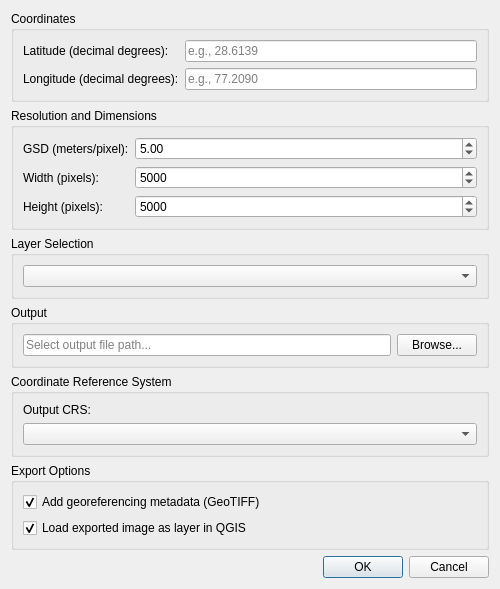
<ui version="4.0">
 <class>CustomMapDownloaderDialogBase</class>
 <widget class="QDialog" name="CustomMapDownloaderDialogBase">
  <property name="geometry">
   <rect>
    <x>0</x>
    <y>0</y>
    <width>500</width>
    <height>550</height>
   </rect>
  </property>
  <property name="windowTitle">
   <string>Custom Map Downloader</string>
  </property>
  <layout class="QVBoxLayout" name="verticalLayout">
   <item>
    <widget class="QGroupBox" name="groupBox_coordinates">
     <property name="title">
      <string>Coordinates</string>
     </property>
     <layout class="QFormLayout" name="formLayout">
      <item row="0" column="0">
       <widget class="QLabel" name="label_lat">
        <property name="text">
         <string>Latitude (decimal degrees):</string>
        </property>
       </widget>
      </item>
      <item row="0" column="1">
       <widget class="QLineEdit" name="lineEdit_lat">
        <property name="placeholderText">
         <string>e.g., 28.6139</string>
        </property>
       </widget>
      </item>
      <item row="1" column="0">
       <widget class="QLabel" name="label_lon">
        <property name="text">
         <string>Longitude (decimal degrees):</string>
        </property>
       </widget>
      </item>
      <item row="1" column="1">
       <widget class="QLineEdit" name="lineEdit_lon">
        <property name="placeholderText">
         <string>e.g., 77.2090</string>
        </property>
       </widget>
      </item>
     </layout>
    </widget>
   </item>
   <item>
    <widget class="QGroupBox" name="groupBox_resolution">
     <property name="title">
      <string>Resolution and Dimensions</string>
     </property>
     <layout class="QFormLayout" name="formLayout_2">
      <item row="0" column="0">
       <widget class="QLabel" name="label_gsd">
        <property name="text">
         <string>GSD (meters/pixel):</string>
        </property>
       </widget>
      </item>
      <item row="0" column="1">
       <widget class="QDoubleSpinBox" name="spinBox_gsd">
        <property name="decimals">
         <number>2</number>
        </property>
        <property name="minimum">
         <double>0.01</double>
        </property>
        <property name="maximum">
         <double>1000.00</double>
        </property>
        <property name="value">
         <double>5.00</double>
        </property>
       </widget>
      </item>
      <item row="1" column="0">
       <widget class="QLabel" name="label_width">
        <property name="text">
         <string>Width (pixels):</string>
        </property>
       </widget>
      </item>
      <item row="1" column="1">
       <widget class="QSpinBox" name="spinBox_width">
        <property name="minimum">
         <number>1</number>
        </property>
        <property name="maximum">
         <number>20000</number>
        </property>
        <property name="value">
         <number>5000</number>
        </property>
       </widget>
      </item>
      <item row="2" column="0">
       <widget class="QLabel" name="label_height">
        <property name="text">
         <string>Height (pixels):</string>
        </property>
       </widget>
      </item>
      <item row="2" column="1">
       <widget class="QSpinBox" name="spinBox_height">
        <property name="minimum">
         <number>1</number>
        </property>
        <property name="maximum">
         <number>20000</number>
        </property>
        <property name="value">
         <number>5000</number>
        </property>
       </widget>
      </item>
     </layout>
    </widget>
   </item>
   <item>
    <widget class="QGroupBox" name="groupBox_layer">
     <property name="title">
      <string>Layer Selection</string>
     </property>
     <layout class="QHBoxLayout" name="horizontalLayout">
      <item>
       <widget class="QComboBox" name="comboBox_layer"/>
      </item>
     </layout>
    </widget>
   </item>
   <item>
    <widget class="QGroupBox" name="groupBox_output">
     <property name="title">
      <string>Output</string>
     </property>
     <layout class="QHBoxLayout" name="horizontalLayout_2">
      <item>
       <widget class="QLineEdit" name="lineEdit_output">
        <property name="placeholderText">
         <string>Select output file path...</string>
        </property>
       </widget>
      </item>
      <item>
       <widget class="QPushButton" name="pushButton_browse">
        <property name="text">
         <string>Browse...</string>
        </property>
       </widget>
      </item>
     </layout>
    </widget>
   </item>
   <item>
    <widget class="QGroupBox" name="groupBox_crs">
     <property name="title">
      <string>Coordinate Reference System</string>
     </property>
     <layout class="QVBoxLayout" name="verticalLayout_3">
      <item>
       <widget class="QLabel" name="label_crs">
        <property name="text">
         <string>Output CRS:</string>
        </property>
       </widget>
      </item>
      <item>
       <widget class="QComboBox" name="comboBox_crs">
        <property name="toolTip">
         <string>Select the coordinate reference system for the output GeoTIFF</string>
        </property>
       </widget>
      </item>
     </layout>
    </widget>
   </item>
   <item>
    <widget class="QGroupBox" name="groupBox_options">
     <property name="title">
      <string>Export Options</string>
     </property>
     <layout class="QVBoxLayout" name="verticalLayout_2">
      <item>
       <widget class="QCheckBox" name="checkBox_georeferencing">
        <property name="text">
         <string>Add georeferencing metadata (GeoTIFF)</string>
        </property>
        <property name="checked">
         <bool>true</bool>
        </property>
       </widget>
      </item>
      <item>
       <widget class="QCheckBox" name="checkBox_loadLayer">
        <property name="text">
         <string>Load exported image as layer in QGIS</string>
        </property>
        <property name="checked">
         <bool>true</bool>
        </property>
       </widget>
      </item>
     </layout>
    </widget>
   </item>
   <item>
    <spacer name="verticalSpacer">
     <property name="orientation">
      <enum>Qt::Vertical</enum>
     </property>
     <property name="sizeHint" stdset="0">
      <size>
       <width>20</width>
       <height>40</height>
      </size>
     </property>
    </spacer>
   </item>
   <item>
    <widget class="QDialogButtonBox" name="button_box">
     <property name="orientation">
      <enum>Qt::Horizontal</enum>
     </property>
     <property name="standardButtons">
      <set>QDialogButtonBox::Cancel|QDialogButtonBox::Ok</set>
     </property>
    </widget>
   </item>
  </layout>
 </widget>
 <resources/>
 <connections>
  <connection>
   <sender>button_box</sender>
   <signal>accepted()</signal>
   <receiver>CustomMapDownloaderDialogBase</receiver>
   <slot>accept()</slot>
   <hints>
    <hint type="sourcelabel">
     <x>248</x>
     <y>254</y>
    </hint>
    <hint type="destinationlabel">
     <x>157</x>
     <y>274</y>
    </hint>
   </hints>
  </connection>
  <connection>
   <sender>button_box</sender>
   <signal>rejected()</signal>
   <receiver>CustomMapDownloaderDialogBase</receiver>
   <slot>reject()</slot>
   <hints>
    <hint type="sourcelabel">
     <x>316</x>
     <y>260</y>
    </hint>
    <hint type="destinationlabel">
     <x>286</x>
     <y>274</y>
    </hint>
   </hints>
  </connection>
 </connections>
</ui>
